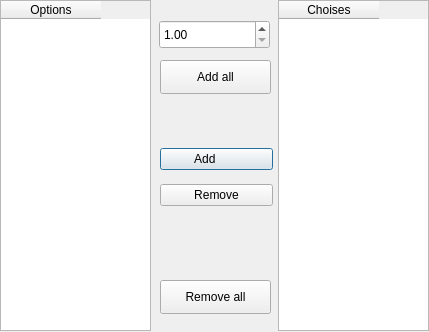
<?xml version="1.0" encoding="UTF-8"?>
<ui version="4.0">
 <class>choseWaveToExtract</class>
 <widget class="QDialog" name="choseWaveToExtract">
  <property name="geometry">
   <rect>
    <x>0</x>
    <y>0</y>
    <width>429</width>
    <height>332</height>
   </rect>
  </property>
  <property name="windowTitle">
   <string>Chose wavelength to extract</string>
  </property>
  <widget class="QTableWidget" name="tableOptions">
   <property name="geometry">
    <rect>
     <x>0</x>
     <y>0</y>
     <width>151</width>
     <height>331</height>
    </rect>
   </property>
   <column>
    <property name="text">
     <string>Options</string>
    </property>
   </column>
  </widget>
  <widget class="QTableWidget" name="tableChoises">
   <property name="geometry">
    <rect>
     <x>278</x>
     <y>0</y>
     <width>151</width>
     <height>331</height>
    </rect>
   </property>
   <column>
    <property name="text">
     <string>Choises</string>
    </property>
   </column>
  </widget>
  <widget class="QWidget" name="layoutWidget">
   <property name="geometry">
    <rect>
     <x>160</x>
     <y>140</y>
     <width>113</width>
     <height>76</height>
    </rect>
   </property>
   <layout class="QGridLayout" name="gridLayout">
    <item row="0" column="0">
     <widget class="QPushButton" name="pbAdd">
      <property name="text">
       <string>Add       </string>
      </property>
      <property name="icon">
       <iconset resource="lstImgs.qrc">
        <normaloff>:/new/icons/imagenInte/go-next.png</normaloff>:/new/icons/imagenInte/go-next.png</iconset>
      </property>
     </widget>
    </item>
    <item row="1" column="0">
     <widget class="QPushButton" name="pbRemove">
      <property name="text">
       <string>Remove</string>
      </property>
      <property name="icon">
       <iconset resource="lstImgs.qrc">
        <normaloff>:/new/icons/imagenInte/go-previous.png</normaloff>:/new/icons/imagenInte/go-previous.png</iconset>
      </property>
     </widget>
    </item>
   </layout>
  </widget>
  <widget class="QPushButton" name="pbAddAll">
   <property name="geometry">
    <rect>
     <x>160</x>
     <y>60</y>
     <width>111</width>
     <height>34</height>
    </rect>
   </property>
   <property name="text">
    <string>Add all</string>
   </property>
   <property name="icon">
    <iconset resource="lstImgs.qrc">
     <normaloff>:/new/icons/imagenInte/go-last.png</normaloff>:/new/icons/imagenInte/go-last.png</iconset>
   </property>
  </widget>
  <widget class="QPushButton" name="pbRemoveAll">
   <property name="geometry">
    <rect>
     <x>160</x>
     <y>280</y>
     <width>111</width>
     <height>34</height>
    </rect>
   </property>
   <property name="text">
    <string>Remove all</string>
   </property>
   <property name="icon">
    <iconset resource="lstImgs.qrc">
     <normaloff>:/new/icons/imagenInte/go-first.png</normaloff>:/new/icons/imagenInte/go-first.png</iconset>
   </property>
  </widget>
  <widget class="QDoubleSpinBox" name="spinBoxStep">
   <property name="geometry">
    <rect>
     <x>159</x>
     <y>20</y>
     <width>111</width>
     <height>29</height>
    </rect>
   </property>
   <property name="minimum">
    <double>1.000000000000000</double>
   </property>
  </widget>
 </widget>
 <resources>
  <include location="lstImgs.qrc"/>
 </resources>
 <connections/>
</ui>
